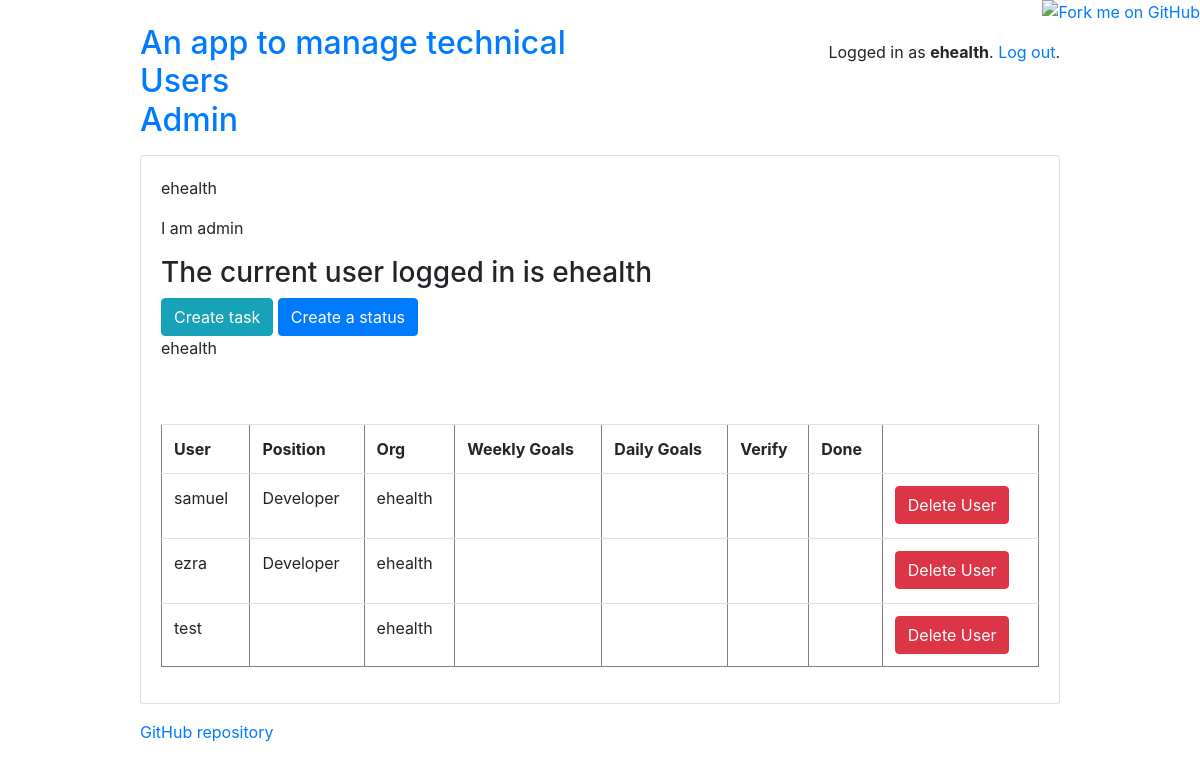
The page /home/ (signed in) on the database as committed earlier.
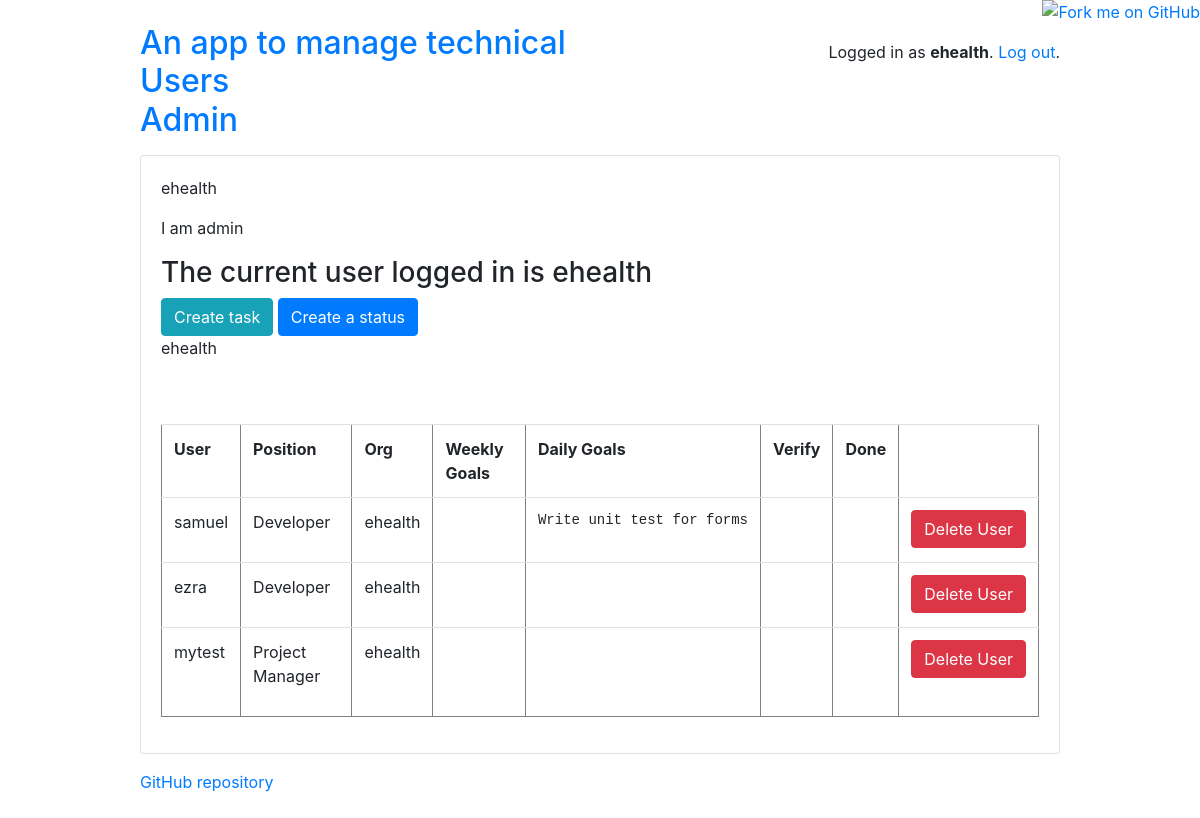
The same page on the database as committed later.
### myapp/models.py (models this page shows, shortened)
class ScrummyUser(models.Model):
    user = models.OneToOneField(
        Users, on_delete=models.CASCADE, primary_key=True, related_name='scrummyuser')
    role = models.CharField(max_length=100, choices=role,
                            blank=True, null=True, default='DEV')
    org = models.ForeignKey(Admin, max_length=255, on_delete=models.CASCADE)
    def get_day(self):
        var = GoalStatus.objects.get(id=2)
        return self.scrummygoals_set.filter(target_name_id=var)
    def get_week(self):
        var = GoalStatus.objects.get(id=1)
        return self.scrummygoals_set.filter(target_name_id=var)
    def get_verify(self):
        var = GoalStatus.objects.get(id=3)
        return self.scrummygoals_set.filter(target_name_id=var)
    def get_done(self):
        var = GoalStatus.objects.get(id=4)
        return self.scrummygoals_set.filter(target_name_id=var)

class Users(AbstractUser):
    is_user = models.BooleanField(default=False)
    is_admin = models.BooleanField(default=False)

class Admin(models.Model):
    user = models.OneToOneField(
        Users, on_delete=models.CASCADE, primary_key=True, related_name='admin')
    organization = models.CharField(max_length=255, blank=True)
    def __str__(self):
        return self.organization

class ScrummyGoals(models.Model):
    user_name = models.ForeignKey(ScrummyUser, on_delete=models.CASCADE)
    task = models.CharField(max_length=200)
    target_name = models.ForeignKey(
        GoalStatus, on_delete=models.CASCADE, default=1, related_name="scrummygoals")

### myapp/views.py (the view)
# urls.py: 2. Add a URL to urlpatterns:  path('', views.home, name='home')
def home(request):
    try:
        users = Users.objects.all().select_related('scrummyuser')
        num_user = ScrummyUser.objects.all()
        task = GoalStatus.objects.all()
        con = {'user':num_user, 'task':task, 'users':users}
        return render(request, 'myapp/home.html', con)
    except ScrummyUser.DoesNotExist as e:
        raise Http404("Object does not exist")

### myapp/templates/myapp/home.html (shortened to what this page needs)
{% extends 'base.html' %}
{% block content %}
<p>{{request.user.username}}</p>
{% if request.user.is_admin %}
<p>I am admin</p>
{% else %}
<p>I am User</p>
{% endif %}
   <h3>The current user logged in is {{ request.user.username }}</h3>
    {% if request.user.is_admin %}
    <a type="button" class="btn btn-info" href="{% url 'myapp:add_task' %}">Create task</a>
    <a type="button" class="btn btn-primary" href="{% url 'myapp:add_status' %}">Create a status</a>
<p>{{request.user.admin.organization}}</p>
    {% endif %}
    <br><br>
    <table class="table" border="1">
       <tr>
           <th>User</th>
            <th>Position</th>
           <th>Org</th>
           <th>Weekly Goals</th>
           <th>Daily Goals</th>
           <th>Verify</th>
           <th>Done</th>
           {% if request.user.is_admin %}
           <th></th>
           {% endif %}
       </tr>
        {% for name in user %}
            {% if request.user.scrummyuser.org == name.org or request.user.admin == name.org %}
            <tr>
                <td>
                    <a>{{name.user.username}}</a>
                </td>
                <td>
                    {% if name.role == 'PR' %}
                    <p>Project Manager</p>
                    {% endif %}
                    {% if name.role == 'DEV' %}
                    <p>Developer</p>
                    {% endif %}
                </td>
                <td>{{name.org}}</td>
                <td>
                </td>
                <td>
                    {% for foo in name.get_day %}
                        <a href="{% url 'myapp:move_goal' foo.id %}"><pre>{{ foo.task }}</pre></a>
                    {% endfor %}
                </td>
                <td>
                </td>
                <td>
                </td>
                {% if request.user.is_admin %}
                <td>
                    <a type="button" class="btn btn-danger" href="{% url 'myapp:user_delete' name.pk %}">Delete User</a>
                </td>
                {% endif %}
            </tr>
    {% endif %}
        {% endfor %}
    </table>
{% endblock %}

Rows that differ between the two databases and show on the page:
added ScrummyGoals: task "Write unit test for forms", shown under ScrummyUser "samuel"
changed ScrummyUser: user.username "test" → "mytest"; now shows "Project Manager"
